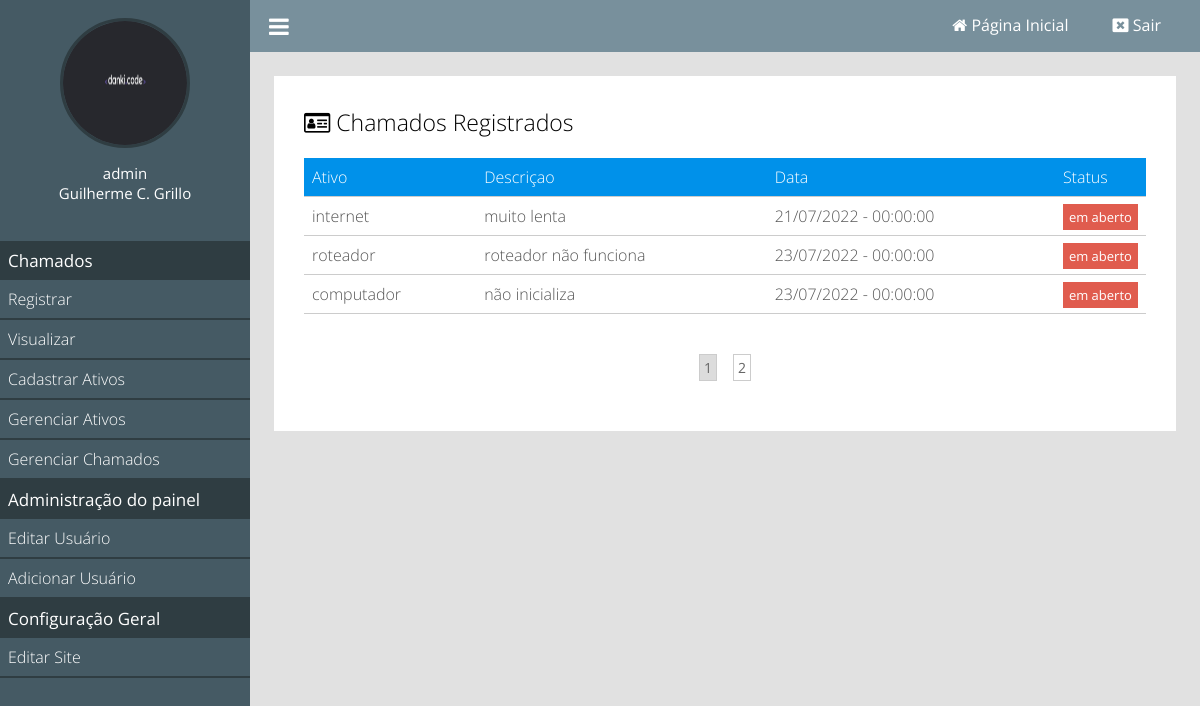
The page /visualizar-chamados (signed in) on the database its author committed.
### tables this page shows
CREATE TABLE `chamados` (
  `id` int(11) NOT NULL,
  `user_id` int(11) NOT NULL,
  `ativos_id` int(11) NOT NULL,
  `data` datetime NOT NULL DEFAULT current_timestamp(),
  `conteudo` text NOT NULL,
  `status` tinyint(1) NOT NULL
);

CREATE TABLE `ativos` (
  `id` int(11) NOT NULL,
  `nome` varchar(255) NOT NULL
);

### classes/MySql.php (called while the page is built)
<?php
	class MySql{
		private static $pdo;
		public static function conectar(){
			if(self::$pdo == null){
				try{
				self::$pdo = new PDO('mysql:host='.HOST.';dbname='.DATABASE,USER,PASSWORD,array(PDO::MYSQL_ATTR_INIT_COMMAND => "SET NAMES utf8"));
				self::$pdo->setAttribute(PDO::ATTR_ERRMODE,PDO::ERRMODE_EXCEPTION);
				}catch(Exception $e){
					echo '<h2>Erro ao conectar</h2>';
				}
			}
			return self::$pdo;
		}
	}
?>

### pages/visualizar-chamados.php (the view)
<?php
	$user = MySql::conectar()->prepare("SELECT * FROM `tb_admin.usuarios` WHERE user = ?");
	$user->execute(array($_SESSION['user']));
	$user = $user->fetch();
?>
<div class="box-content">
	<h2><i class="fa fa-id-card-o" aria-hidden="true"></i> Chamados Registrados</h2>
	<div class="wraper-table">
	<table>
		<tr>
			<td>Ativo</td>
			<td>Descriçao</td>
			<td>Data</td>
			<td>Status</td>
		</tr>
		<?php
			$porPagina = 3;
			$query = "SELECT * FROM `chamados`";
			if(isset($user['id'])){
				$query.="WHERE user_id = $user[id]";
				$totalPaginas = MySql::conectar()->prepare($query);
				$totalPaginas->execute();
				$totalPaginas = ceil($totalPaginas->rowCount() / $porPagina);
				if(isset($_GET['pagina'])){
					$pagina = (int)$_GET['pagina'];
					if($pagina < $totalPaginas){
						$pagina = 1;
					}
					$queryPg = ($pagina - 1) * $porPagina;
					$query.=" ORDER BY id DESC LIMIT $queryPg,$porPagina";
				}else{
					$pagina = 1;
					$query.=" ORDER BY id ASC LIMIT 0,$porPagina";
				}
			}
			$sql = MySql::conectar()->prepare($query);
			$sql->execute();
			$chamados = $sql->fetchAll();
			foreach ($chamados as $key => $value) {
			$nomeAtivo = Painel::select('ativos','id=?',array($value['ativos_id']))['nome'];
		?>
		<tr>
			<td><?php echo $nomeAtivo; ?></td>
			<td><?php echo $value['conteudo']; ?></td>
			<td><?php echo date('d/m/Y - H:i:s',strtotime($value['data'])); ?></td>
			<td><?php
					if($value['status'] == 1){
						echo '<a class="btn order">Finalizado</a>';
					}else{
						echo '<a class="btn delete">em aberto</a>';
					}
				?>
			</td>
		</tr>
		<?php } ?>
	</table>
	</div>
	<div class="paginacao">
		<?php
			for($i = 1; $i <= $totalPaginas; $i++){
				if($pagina == $i )
					echo '<a class="page-selected" href="'.INCLUDE_PATH.'visualizar-Chamados?pagina='.$i.'">'.$i.'</a>';
				else
					echo '<a href="'.INCLUDE_PATH.'visualizar-chamados?pagina='.$i.'">'.$i.'</a>';
			}
		?>
	</div>
</div>

### estilo/style.css (style rules this page uses)
* { margin: 0; padding: 0; box-sizing: border-box; font-family: "Open Sans"; }
html,body { height: 100%; background: rgb(225,225,225); }
body { overflow-x: hidden; }
.box-content { background: white; padding: 30px; margin-bottom: 25px; }
.box-content h2 { font-weight: 300; font-size: 23px; }
.wraper-table { overflow-x: auto; }
table { font-weight: 300; min-width: 900px; margin:20px 0; width: 100%; border-collapse: collapse; }
table tr:nth-of-type(1) { background: #0091ea; color: white; }
table tr { border-bottom: 1px solid #ccc; }
table tr { color: #555; }
table td { padding: 8px; }
table a.btn { font-weight: normal; font-size: 13px; color: white; text-decoration: none; padding: 4px 6px; }
a.btn.delete { background: #E05C4E; }
.paginacao { margin:20px 0; text-align: center; }
.paginacao a { font-size: 14px; margin:0 8px; display: inline-block; padding: 3px 4px; border: 1px solid #ccc; text-decoration: none; color: #666; }
.paginacao a.page-selected { background: rgb(220,220,220); }

### rows shown on the page
chamados: ativos.nome "internet", conteudo "muito lenta", data "21/07/2022 - 00:00:00", status "em aberto"
chamados: ativos.nome "roteador", conteudo "roteador não funciona", data "23/07/2022 - 00:00:00", status "em aberto"
chamados: ativos.nome "computador", conteudo "não inicializa", data "23/07/2022 - 00:00:00", status "em aberto"

### other values the page prints
$_SESSION['user'] "admin"
$_SESSION['nome'] "Guilherme C. Grillo"
